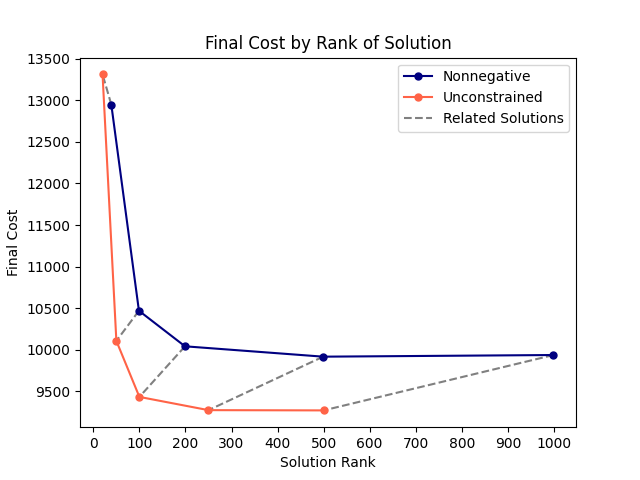

Recreate this plot in Python.
import matplotlib.pyplot as plt
import scipy.io
import numpy as np



tests_dir = "/home/mcculls5/Documents/glomerulus/nonnegative_connectome/data/"
tests = [
    "nonnegative_top_view_top_view_20_e4e5.mat",
    "nonnegative_top_view_top_view_50_e4e5.mat",
    "nonnegative_top_view_top_view_100_e4e5.mat",
    "nonnegative_top_view_top_view_250_full.mat",
    "nonnegative_top_view_top_view_500_e4e5.mat",
]

test_names = [
    "Rank 20",
    "Rank 50",
    "Rank 100",
    "Rank 250",
    "Rank 500",
]

greedy = []
data = []
ranks = []
for test in tests:
    test_data = scipy.io.loadmat(tests_dir + test)
   
    greedy.append(test_data["cost_greedy"][0][0])
    data.append(test_data["cost_final"][0][0])
    ranks.append(test_data["W"][0][0].shape[1])

greedy_ranks = []
for rank in ranks:
    greedy_ranks.append(int((rank+1)/2))


plt.figure()
plt.clf()

for i in range(len(ranks)):
    plt.plot([ranks[i],greedy_ranks[i]], [data[i], greedy[i]], color="grey", linestyle="--")


plt.plot(ranks, data, label="Nonnegative", color="navy", linestyle="-", marker=".", markersize="10")
plt.plot(greedy_ranks, greedy, label="Unconstrained", color="tomato", linestyle="-", marker=".", markersize="10")
plt.plot([], [], color="grey", linestyle="--", label="Related Solutions")

# plt.yscale("log")
plt.xlabel("Solution Rank")
plt.xticks(ticks=range(0,1100,100))
plt.ylabel("Final Cost")
plt.title("Final Cost by Rank of Solution")
plt.legend(loc="best")
plt.savefig("final_cost_by_rank", bbox_inches="tight")
plt.close()